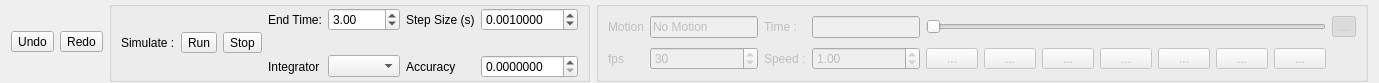
<?xml version="1.0" encoding="UTF-8"?>
<ui version="4.0">
 <class>vsSimulationToolsWidget</class>
 <widget class="QWidget" name="vsSimulationToolsWidget">
  <property name="enabled">
   <bool>true</bool>
  </property>
  <property name="geometry">
   <rect>
    <x>0</x>
    <y>0</y>
    <width>1379</width>
    <height>83</height>
   </rect>
  </property>
  <property name="sizePolicy">
   <sizepolicy hsizetype="Preferred" vsizetype="Preferred">
    <horstretch>0</horstretch>
    <verstretch>0</verstretch>
   </sizepolicy>
  </property>
  <property name="maximumSize">
   <size>
    <width>16777215</width>
    <height>1200</height>
   </size>
  </property>
  <property name="mouseTracking">
   <bool>false</bool>
  </property>
  <property name="acceptDrops">
   <bool>false</bool>
  </property>
  <property name="windowTitle">
   <string>Form</string>
  </property>
  <layout class="QHBoxLayout" name="horizontalLayout">
   <property name="topMargin">
    <number>1</number>
   </property>
   <property name="bottomMargin">
    <number>1</number>
   </property>
   <item>
    <widget class="QToolButton" name="undoButton">
     <property name="text">
      <string>Undo</string>
     </property>
     <property name="icon">
      <iconset resource="../resource.qrc">
       <normaloff>:/Data/Images/DefaultIcon/arrow-1-backward.png</normaloff>:/Data/Images/DefaultIcon/arrow-1-backward.png</iconset>
     </property>
     <property name="iconSize">
      <size>
       <width>24</width>
       <height>24</height>
      </size>
     </property>
     <property name="toolButtonStyle">
      <enum>Qt::ToolButtonTextUnderIcon</enum>
     </property>
     <property name="arrowType">
      <enum>Qt::NoArrow</enum>
     </property>
    </widget>
   </item>
   <item>
    <widget class="QToolButton" name="redoButton">
     <property name="text">
      <string>Redo</string>
     </property>
     <property name="icon">
      <iconset resource="../resource.qrc">
       <normaloff>:/Data/Images/DefaultIcon/arrow-1-forward.png</normaloff>:/Data/Images/DefaultIcon/arrow-1-forward.png</iconset>
     </property>
     <property name="iconSize">
      <size>
       <width>24</width>
       <height>24</height>
      </size>
     </property>
     <property name="toolButtonStyle">
      <enum>Qt::ToolButtonTextUnderIcon</enum>
     </property>
     <property name="arrowType">
      <enum>Qt::NoArrow</enum>
     </property>
    </widget>
   </item>
   <item>
    <widget class="QGroupBox" name="groupBox">
     <property name="sizePolicy">
      <sizepolicy hsizetype="Fixed" vsizetype="Preferred">
       <horstretch>0</horstretch>
       <verstretch>0</verstretch>
      </sizepolicy>
     </property>
     <property name="title">
      <string/>
     </property>
     <layout class="QGridLayout" name="gridLayout_2">
      <property name="topMargin">
       <number>1</number>
      </property>
      <property name="bottomMargin">
       <number>1</number>
      </property>
      <property name="verticalSpacing">
       <number>1</number>
      </property>
      <item row="0" column="4" rowspan="3">
       <widget class="QToolButton" name="toolButton_2">
        <property name="text">
         <string>Stop</string>
        </property>
        <property name="icon">
         <iconset resource="../resource.qrc">
          <normaloff>:/Data/Images/DefaultIcon/power-standby.png</normaloff>
          <activeon>:/Data/Images/DefaultIcon/stopRed.png</activeon>:/Data/Images/DefaultIcon/power-standby.png</iconset>
        </property>
        <property name="iconSize">
         <size>
          <width>24</width>
          <height>24</height>
         </size>
        </property>
        <property name="toolButtonStyle">
         <enum>Qt::ToolButtonTextUnderIcon</enum>
        </property>
       </widget>
      </item>
      <item row="0" column="8">
       <widget class="QDoubleSpinBox" name="stepSizeSpinBox">
        <property name="decimals">
         <number>7</number>
        </property>
        <property name="maximum">
         <double>999.990000000000009</double>
        </property>
        <property name="value">
         <double>0.001000000000000</double>
        </property>
       </widget>
      </item>
      <item row="2" column="8">
       <widget class="QDoubleSpinBox" name="accuracySpinBox">
        <property name="decimals">
         <number>7</number>
        </property>
        <property name="maximum">
         <double>999.990000000000009</double>
        </property>
        <property name="value">
         <double>0.000000000000000</double>
        </property>
       </widget>
      </item>
      <item row="0" column="0" rowspan="3">
       <widget class="QLabel" name="label">
        <property name="text">
         <string>Simulate :</string>
        </property>
       </widget>
      </item>
      <item row="0" column="6">
       <widget class="QDoubleSpinBox" name="endTimeSpinBox">
        <property name="decimals">
         <number>2</number>
        </property>
        <property name="maximum">
         <double>999.990000000000009</double>
        </property>
        <property name="value">
         <double>3.000000000000000</double>
        </property>
       </widget>
      </item>
      <item row="0" column="7">
       <widget class="QLabel" name="label_6">
        <property name="text">
         <string>Step Size (s)</string>
        </property>
       </widget>
      </item>
      <item row="2" column="7">
       <widget class="QLabel" name="label_5">
        <property name="text">
         <string>Accuracy</string>
        </property>
       </widget>
      </item>
      <item row="2" column="5">
       <widget class="QLabel" name="label_7">
        <property name="text">
         <string>Integrator</string>
        </property>
       </widget>
      </item>
      <item row="0" column="5">
       <widget class="QLabel" name="endTimeLabel">
        <property name="text">
         <string>End Time:</string>
        </property>
       </widget>
      </item>
      <item row="0" column="3" rowspan="3">
       <widget class="QToolButton" name="runSimulaitonButton">
        <property name="text">
         <string>Run</string>
        </property>
        <property name="icon">
         <iconset resource="../resource.qrc">
          <normaloff>:/Data/Images/DefaultIcon/user-refreshG.png</normaloff>:/Data/Images/DefaultIcon/user-refreshG.png</iconset>
        </property>
        <property name="iconSize">
         <size>
          <width>24</width>
          <height>24</height>
         </size>
        </property>
        <property name="toolButtonStyle">
         <enum>Qt::ToolButtonTextUnderIcon</enum>
        </property>
       </widget>
      </item>
      <item row="2" column="6">
       <widget class="QComboBox" name="integratorComboBox"/>
      </item>
     </layout>
    </widget>
   </item>
   <item>
    <widget class="QGroupBox" name="motionGroupBox">
     <property name="enabled">
      <bool>false</bool>
     </property>
     <property name="title">
      <string/>
     </property>
     <property name="flat">
      <bool>false</bool>
     </property>
     <layout class="QGridLayout" name="gridLayout">
      <property name="topMargin">
       <number>1</number>
      </property>
      <property name="bottomMargin">
       <number>1</number>
      </property>
      <property name="verticalSpacing">
       <number>1</number>
      </property>
      <item row="0" column="3">
       <widget class="QLabel" name="label_3">
        <property name="sizePolicy">
         <sizepolicy hsizetype="Fixed" vsizetype="Preferred">
          <horstretch>0</horstretch>
          <verstretch>0</verstretch>
         </sizepolicy>
        </property>
        <property name="text">
         <string>Time :</string>
        </property>
       </widget>
      </item>
      <item row="2" column="9">
       <widget class="QToolButton" name="playButton">
        <property name="sizePolicy">
         <sizepolicy hsizetype="Preferred" vsizetype="Fixed">
          <horstretch>0</horstretch>
          <verstretch>0</verstretch>
         </sizepolicy>
        </property>
        <property name="text">
         <string>...</string>
        </property>
        <property name="icon">
         <iconset resource="../resource.qrc">
          <normaloff>:/Data/Images/DefaultIcon/arrow-3-right.png</normaloff>:/Data/Images/DefaultIcon/arrow-3-right.png</iconset>
        </property>
       </widget>
      </item>
      <item row="0" column="4">
       <widget class="QLineEdit" name="currentTime">
        <property name="enabled">
         <bool>false</bool>
        </property>
        <property name="sizePolicy">
         <sizepolicy hsizetype="Fixed" vsizetype="Fixed">
          <horstretch>0</horstretch>
          <verstretch>0</verstretch>
         </sizepolicy>
        </property>
       </widget>
      </item>
      <item row="2" column="5">
       <widget class="QToolButton" name="restartToolButton">
        <property name="sizePolicy">
         <sizepolicy hsizetype="Preferred" vsizetype="Fixed">
          <horstretch>0</horstretch>
          <verstretch>0</verstretch>
         </sizepolicy>
        </property>
        <property name="text">
         <string>...</string>
        </property>
        <property name="icon">
         <iconset resource="../resource.qrc">
          <normaloff>:/Data/Images/DefaultIcon/MD-previous.png</normaloff>:/Data/Images/DefaultIcon/MD-previous.png</iconset>
        </property>
       </widget>
      </item>
      <item row="0" column="5" colspan="7">
       <widget class="QSlider" name="horizontalSlider">
        <property name="orientation">
         <enum>Qt::Horizontal</enum>
        </property>
       </widget>
      </item>
      <item row="0" column="12">
       <widget class="QToolButton" name="loopToolButton">
        <property name="text">
         <string>...</string>
        </property>
        <property name="icon">
         <iconset resource="../resource.qrc">
          <normaloff>:/Data/Images/DefaultIcon/MD-reload.png</normaloff>:/Data/Images/DefaultIcon/MD-reload.png</iconset>
        </property>
        <property name="iconSize">
         <size>
          <width>20</width>
          <height>16</height>
         </size>
        </property>
        <property name="checkable">
         <bool>true</bool>
        </property>
        <property name="checked">
         <bool>true</bool>
        </property>
       </widget>
      </item>
      <item row="2" column="6">
       <widget class="QToolButton" name="previousFrameToolButton">
        <property name="sizePolicy">
         <sizepolicy hsizetype="Preferred" vsizetype="Fixed">
          <horstretch>0</horstretch>
          <verstretch>0</verstretch>
         </sizepolicy>
        </property>
        <property name="text">
         <string>...</string>
        </property>
        <property name="icon">
         <iconset resource="../resource.qrc">
          <normaloff>:/Data/Images/DefaultIcon/MD-fast-backward-alt.png</normaloff>:/Data/Images/DefaultIcon/MD-fast-backward-alt.png</iconset>
        </property>
       </widget>
      </item>
      <item row="2" column="10">
       <widget class="QToolButton" name="nextFrameToolButton">
        <property name="sizePolicy">
         <sizepolicy hsizetype="Preferred" vsizetype="Fixed">
          <horstretch>0</horstretch>
          <verstretch>0</verstretch>
         </sizepolicy>
        </property>
        <property name="text">
         <string>...</string>
        </property>
        <property name="icon">
         <iconset resource="../resource.qrc">
          <normaloff>:/Data/Images/DefaultIcon/MD-fast-forward-alt.png</normaloff>:/Data/Images/DefaultIcon/MD-fast-forward-alt.png</iconset>
        </property>
       </widget>
      </item>
      <item row="2" column="7">
       <widget class="QToolButton" name="playBackwordToolButton">
        <property name="sizePolicy">
         <sizepolicy hsizetype="Preferred" vsizetype="Fixed">
          <horstretch>0</horstretch>
          <verstretch>0</verstretch>
         </sizepolicy>
        </property>
        <property name="text">
         <string>...</string>
        </property>
        <property name="icon">
         <iconset resource="../resource.qrc">
          <normaloff>:/Data/Images/DefaultIcon/arrow-3-left.png</normaloff>:/Data/Images/DefaultIcon/arrow-3-left.png</iconset>
        </property>
       </widget>
      </item>
      <item row="2" column="8">
       <widget class="QToolButton" name="stopToolButton">
        <property name="sizePolicy">
         <sizepolicy hsizetype="Preferred" vsizetype="Fixed">
          <horstretch>0</horstretch>
          <verstretch>0</verstretch>
         </sizepolicy>
        </property>
        <property name="text">
         <string>...</string>
        </property>
        <property name="icon">
         <iconset resource="../resource.qrc">
          <normaloff>:/Data/Images/DefaultIcon/MD-pause.png</normaloff>:/Data/Images/DefaultIcon/MD-pause.png</iconset>
        </property>
       </widget>
      </item>
      <item row="2" column="4">
       <widget class="QDoubleSpinBox" name="speedSpinBox">
        <property name="enabled">
         <bool>false</bool>
        </property>
        <property name="sizePolicy">
         <sizepolicy hsizetype="Minimum" vsizetype="Fixed">
          <horstretch>0</horstretch>
          <verstretch>0</verstretch>
         </sizepolicy>
        </property>
        <property name="singleStep">
         <double>0.100000000000000</double>
        </property>
        <property name="value">
         <double>1.000000000000000</double>
        </property>
       </widget>
      </item>
      <item row="0" column="0">
       <widget class="QLabel" name="label_2">
        <property name="sizePolicy">
         <sizepolicy hsizetype="Fixed" vsizetype="Preferred">
          <horstretch>0</horstretch>
          <verstretch>0</verstretch>
         </sizepolicy>
        </property>
        <property name="text">
         <string>Motion</string>
        </property>
       </widget>
      </item>
      <item row="2" column="3">
       <widget class="QLabel" name="label_4">
        <property name="sizePolicy">
         <sizepolicy hsizetype="Fixed" vsizetype="Preferred">
          <horstretch>0</horstretch>
          <verstretch>0</verstretch>
         </sizepolicy>
        </property>
        <property name="text">
         <string>Speed :</string>
        </property>
       </widget>
      </item>
      <item row="2" column="11">
       <widget class="QToolButton" name="toEndToolButton">
        <property name="sizePolicy">
         <sizepolicy hsizetype="Preferred" vsizetype="Fixed">
          <horstretch>0</horstretch>
          <verstretch>0</verstretch>
         </sizepolicy>
        </property>
        <property name="text">
         <string>...</string>
        </property>
        <property name="icon">
         <iconset resource="../resource.qrc">
          <normaloff>:/Data/Images/DefaultIcon/MD-next.png</normaloff>:/Data/Images/DefaultIcon/MD-next.png</iconset>
        </property>
       </widget>
      </item>
      <item row="0" column="1">
       <widget class="QLineEdit" name="motinNameEdit">
        <property name="enabled">
         <bool>false</bool>
        </property>
        <property name="sizePolicy">
         <sizepolicy hsizetype="Fixed" vsizetype="Fixed">
          <horstretch>0</horstretch>
          <verstretch>0</verstretch>
         </sizepolicy>
        </property>
        <property name="text">
         <string>No Motion</string>
        </property>
       </widget>
      </item>
      <item row="2" column="0">
       <widget class="QLabel" name="label_8">
        <property name="text">
         <string>fps</string>
        </property>
       </widget>
      </item>
      <item row="2" column="1">
       <widget class="QSpinBox" name="spinBox">
        <property name="minimum">
         <number>1</number>
        </property>
        <property name="maximum">
         <number>1000</number>
        </property>
        <property name="value">
         <number>30</number>
        </property>
       </widget>
      </item>
     </layout>
    </widget>
   </item>
  </layout>
 </widget>
 <resources>
  <include location="../resource.qrc"/>
 </resources>
 <connections/>
</ui>
